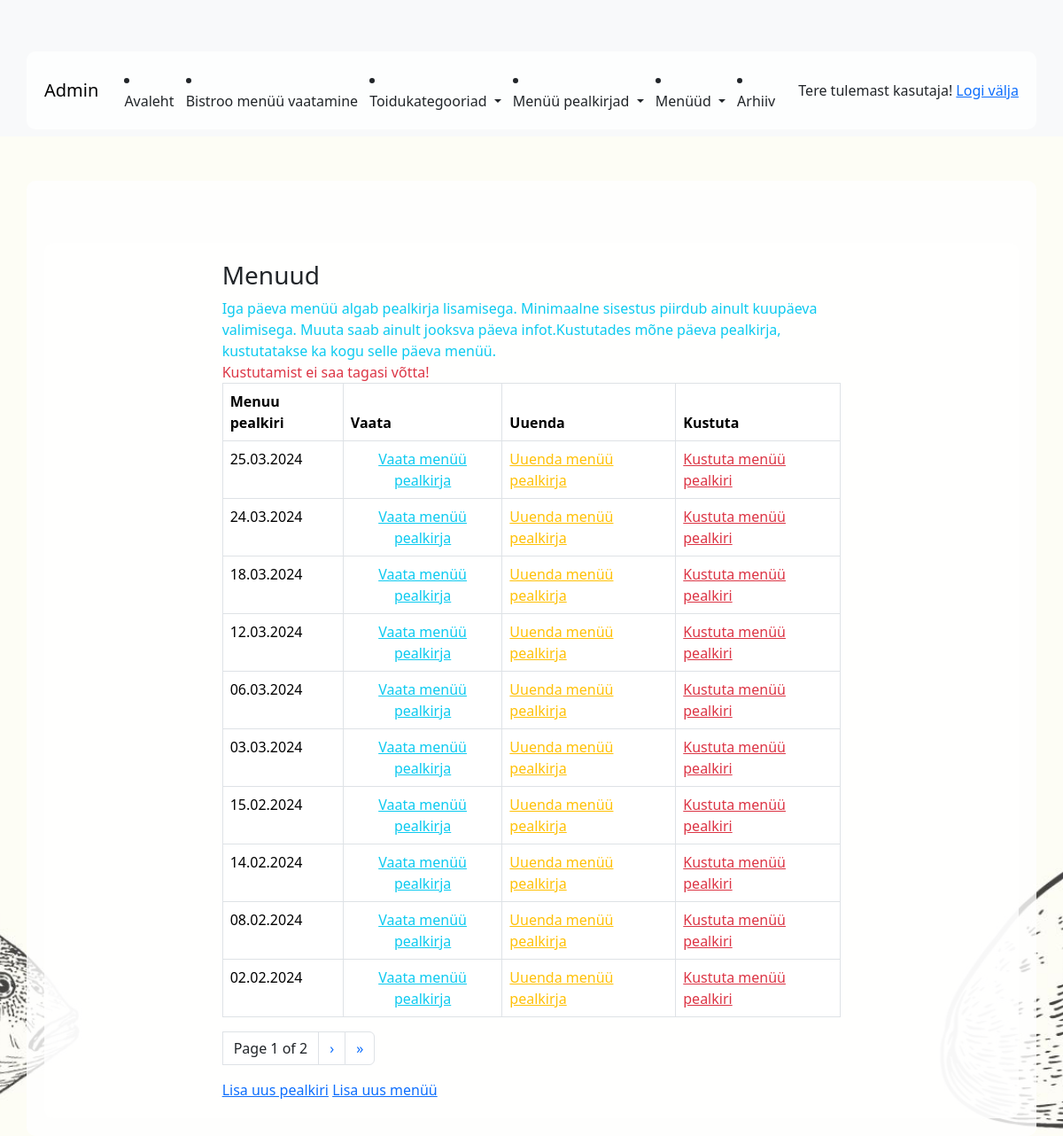
The page /app_admin/heading_list/ (signed in) on the database as committed earlier.
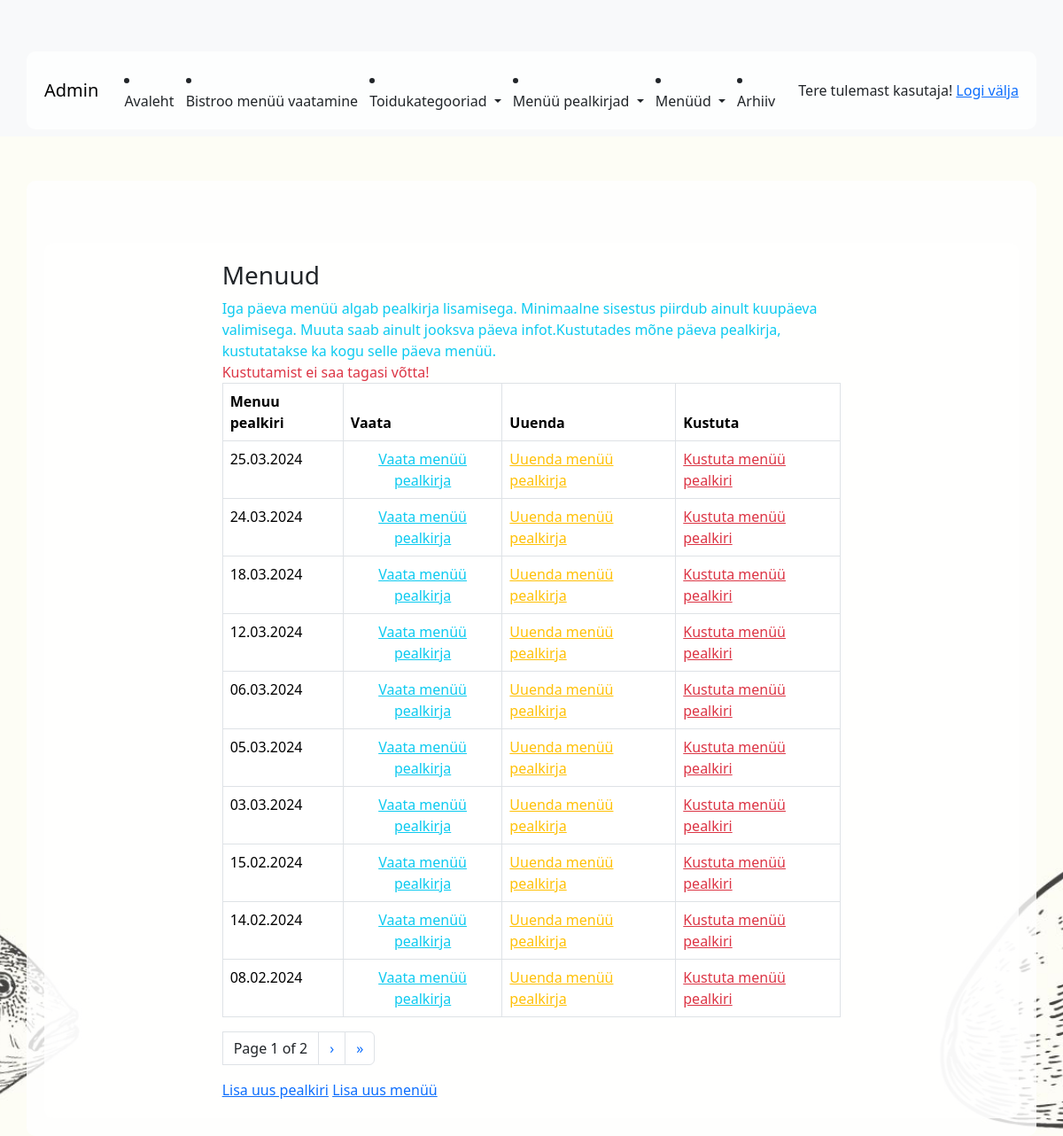
The same page on the database as committed later.
### app_admin/models.py (models this page shows, shortened)
class Heading(models.Model):
    date = models.DateField(blank=False, null=False, unique=True, verbose_name="Kuupäev")
    topic = models.CharField(max_length=100, null=True, blank=True, verbose_name="Teemapäev")
    chef = models.CharField(max_length=100, null=True, blank=True, verbose_name="Peakokk soovitab:")
    student = models.CharField(max_length=100, null=True, blank=True, verbose_name="Kes tegid:")
    class Meta:
        ordering = ['-date']

### app_admin/views.py (the view)
# urls.py: path('heading_list/', views.HeadingListView.as_view(), name='heading_list'),
class HeadingListView(ManagerRequiredMixin, ListView):
    template_name = 'app_admin/heading_list.html'
    model = Heading
    fields = '__all__'
    queryset = Heading.objects.order_by('-date')
    context_object_name = 'heading'
    paginate_by = 10
    def get_context_data(self, **kwargs):
        context = super().get_context_data(**kwargs)
        return context

### app_admin/views.py (called while the page is built)
    def test_func(self):
        return self.request.user.groups.filter(name='Manager').exists()

### app_admin/templates/app_admin/heading_list.html (shortened to what this page needs)
{% extends 'base_admin.html' %}
{% block content %}
    <div class="container">
        <div class="row">
            <div class="col-8 mx-auto">
                <h3>Menuud</h3>
                <div class="text-info">Iga päeva menüü algab pealkirja lisamisega. Minimaalne sisestus piirdub ainult kuupäeva valimisega. Muuta saab ainult jooksva päeva infot.Kustutades mõne päeva pealkirja, kustutatakse ka kogu selle päeva menüü.</div><div class="text-danger"> Kustutamist ei saa tagasi võtta!</div>
                <table class="table table-bordered table-hover">
                    <thead>
                    <tr class="text">
                        <th>Menuu pealkiri</th>
                        <th>Vaata</th>
                        <th>Uuenda</th>
                        <th>Kustuta</th>
                    </tr>
                    </thead>
                    <tbody>
                    {% for heading in heading %}
                        <tr>
                        <td>{{ heading.date|date:"d.m.Y" }}</td>
                            <td class="text-center">
                                {% if user.is_authenticated %}
                                    <a href="{% url 'app_admin:heading_detail' pk=heading.id %}" class="text-info">Vaata menüü pealkirja</a>
                                    <td><a href="{% url 'app_admin:heading_update' pk=heading.id %}" class="text-warning">Uuenda menüü pealkirja</a>
                                    <td><a href="{% url 'app_admin:heading_delete' pk=heading.id %}" class="text-danger">Kustuta menüü pealkiri</a></td>
                                {% endif %}
                            </td>
                        </tr>
                    {% endfor %}
                    </tbody>
                </table>
            <ul class="pagination">
        <li class="page-link text-dark">
            Page {{ page_obj.number }} of {{ page_obj.paginator.num_pages }}
        </li>
        {% if page_obj.has_next %}
            <li class="page-item">
                <a class="page-link" href="?page={{ page_obj.next_page_number }}">&rsaquo;</a>
            </li>
             <li class="page-item">
                <a class="page-link" href="?page={{ page_obj.paginator.num_pages }}">&raquo;</a>
            </li>
        {% endif %}
  </ul>
                <a href="{% url 'app_admin:heading_create' %}">Lisa uus pealkiri</a>
                <a href="{% url 'app_admin:menu_add' %}">Lisa uus menüü</a>
            </div>
        </div>
    </div>
{% endblock %}

Rows that differ between the two databases and show on the page:
no longer on this page (row unchanged): Heading: date "02.02.2024"
added Heading: date "05.03.2024"
